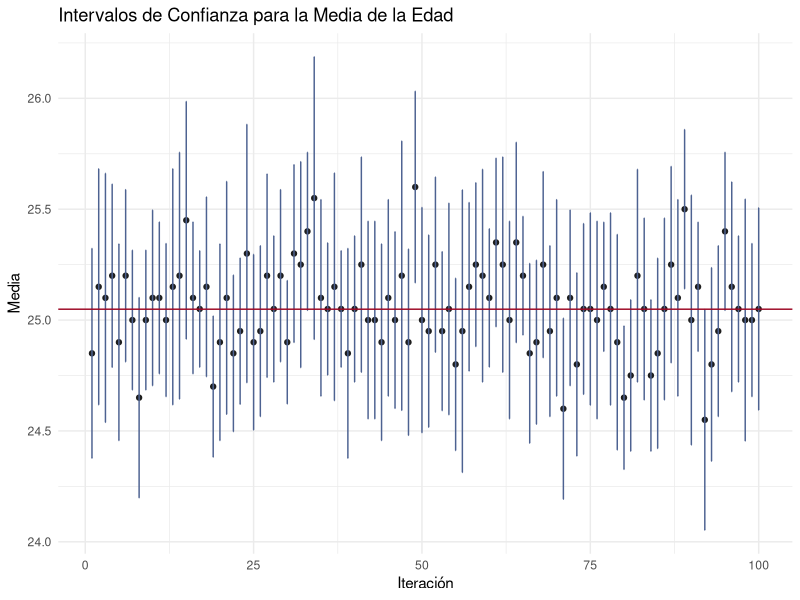
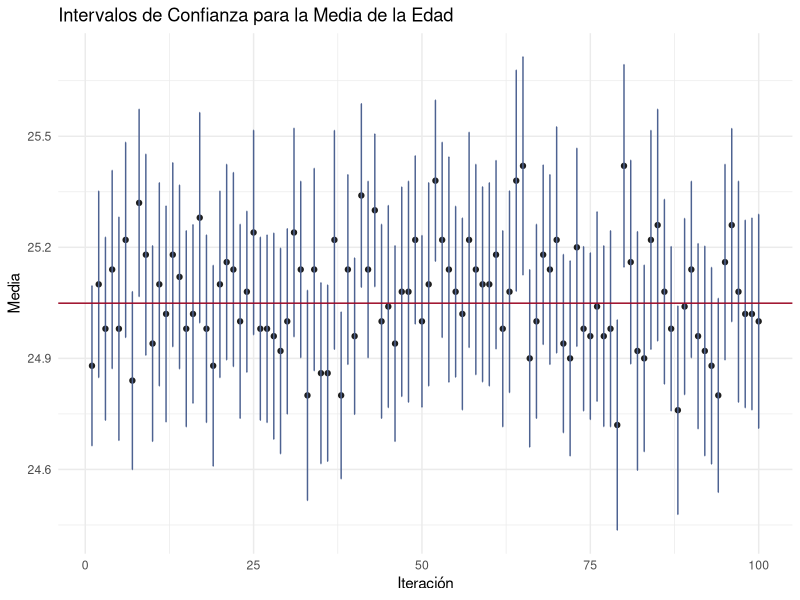
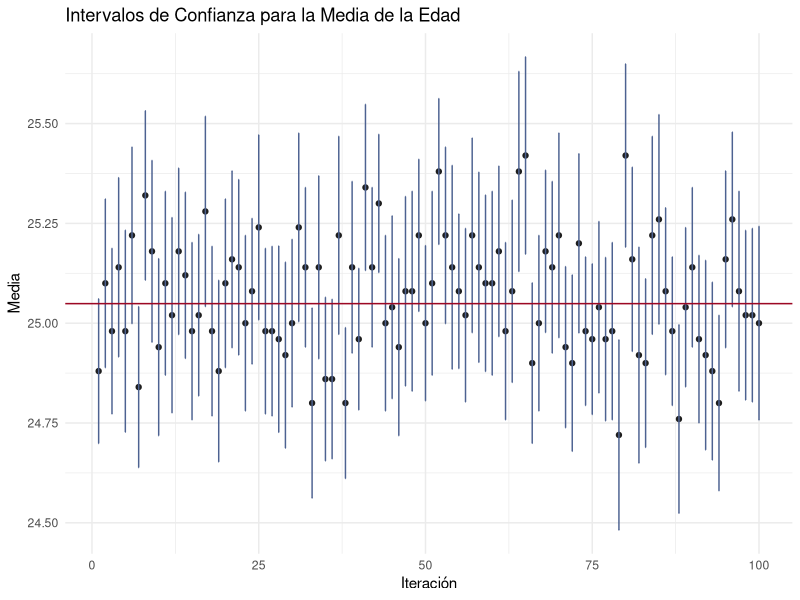
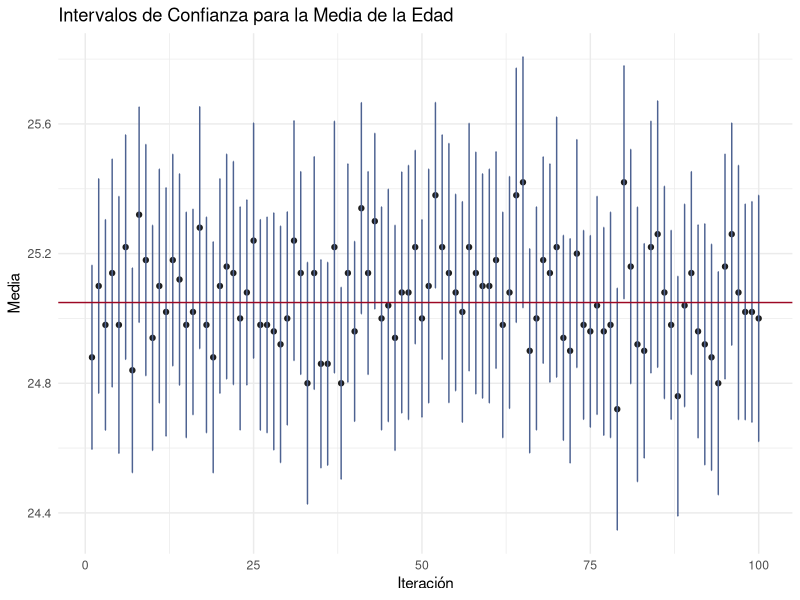
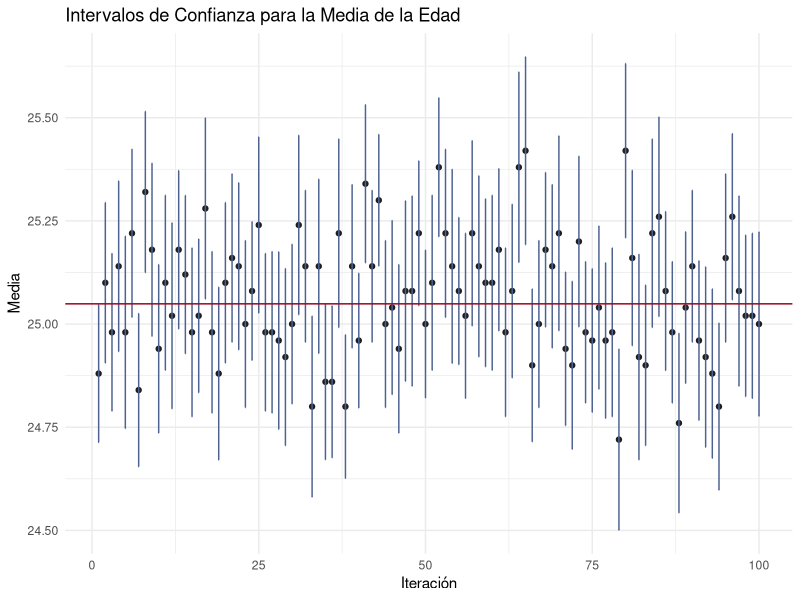

Here is the R script that generated these plots, in order:
## ---- chunk 1
#| echo=T, show=T, eval=T, output=F
library(ggplot2)
library(knitr)
## ---- chunk 2
edad.data <- read.csv("edad.csv")

set.seed(1)
## ---- chunk 3
#| echo=T, show=T, eval=T, output=T
knitr::kable(head(edad.data), caption = "Datos.")
## ---- chunk 4
#| echo=T, show=T, eval=T, output=F

ic_estimation <- function(data = NULL, n=NULL, iter=1000, alpha = 0.05, seed = 1)
    {
        if(is.null(data))
        {
            stop("No se ha proporcionado un conjunto de datos.")
        }

        N <- nrow(data)
        
        if(is.null(n)){n <- N*0.1}
        
        mean.est <- numeric(iter)
        var.est <- numeric(iter)
        lower.ci <- numeric(iter)
        upper.ci <- numeric(iter)
        
        set.seed(seed)
        
        for(i in 1:iter){
          sample <- sample(data$edad, n)
          mean.est[i] <- mean(sample)
          var.est[i] <- (1 - n/N) * (var(sample)/n)
          lower.ci[i] <- mean.est[i] - qnorm(1 - alpha/2) * sqrt(var.est[i])
          upper.ci[i] <- mean.est[i] + qnorm(1 - alpha/2) * sqrt(var.est[i])
        }
        return(data.frame(mean.est, lower.ci, upper.ci))
    }
## ---- chunk 5
plot_ic <- function(df=NULL, mean.est.col = "green", ci_color = "blue", real_col = "red")
    {
        if(is.null(data))
            {
                stop("No se ha proporcionado un conjunto de datos.")
        }
    
        ggplot(df, aes(x = 1:iter, y = mean.est)) +
          geom_point(colour = mean.est.col) +
          geom_errorbar(aes(ymin = lower.ci, ymax = upper.ci), width = 0.1, 
                        colour = ci_color) +
          geom_hline(yintercept = mean(edad.data$edad), color = real_col) +
          labs(title = "Intervalos de Confianza para la Media de la Edad",
               x = "Iteración",
               y = "Media") +
          theme_minimal()
    }
## ---- chunk 6
N <- nrow(edad.data)
n <- 20
iter <- 100
seed <- 1

df <- ic_estimation(data = edad.data, n = n, iter = iter, seed=seed)
## ---- chunk 7
#| label: fig-ic_n20
#| fig-cap: "IC al 95% para la media de la edad con tamaño de muestra 20."

colors <- c("#1E1E1E", "#4D6291", "#9C0824")

plot_ic(df, colors[1], colors[2], colors[3])
## ---- chunk 8
n <- 50
seed <- 2
iter <- 100

df2 <- ic_estimation(data = edad.data, n = n, iter = iter, seed = seed)
## ---- chunk 9
#| label: fig-ic_n50
#| fig-cap: "IC al 95% para la media de la edad con tamaño de muestra 50."

colors <- c("#1E1E1E", "#4D6291", "#9C0824")

plot_ic(df2, colors[1], colors[2], colors[3])
## ---- chunk 10
n <- 50
seed <- 2
iter <- 100
alpha <- 0.1

df3 <- ic_estimation(data = edad.data, n = n, iter = iter, alpha = alpha, seed = seed)
## ---- chunk 11
#| label: fig-ic_n50_IC90
#| fig-cap: "IC al 90% para la media de la edad con tamaño de muestra 50."

colors <- c("#1E1E1E", "#4D6291", "#9C0824")
plot_ic(df3, colors[1], colors[2], colors[3])
## ---- chunk 12
n <- 50
seed <- 2
iter <- 100
alpha <- 0.01

df4 <- ic_estimation(data = edad.data, n = n, iter = iter, alpha = alpha, seed = seed)
## ---- chunk 13
#| label: fig-ic_n50_IC99
#| fig-cap: "IC al 99% para la media de la edad con tamaño de muestra 50."

colors <- c("#1E1E1E", "#4D6291", "#9C0824")
plot_ic(df4, colors[1], colors[2], colors[3])
## ---- chunk 14
n <- 50
seed <- 2
iter <- 100
alpha <- 0.13

df5 <- ic_estimation(data = edad.data, n = n, iter = iter, alpha = alpha, seed = seed)
## ---- chunk 15
#| label: fig-ic_n50_IC87
#| fig-cap: "IC al 87% para la media de la edad con tamaño de muestra 50."

colors <- c("#1E1E1E", "#4D6291", "#9C0824")
plot_ic(df5, colors[1], colors[2], colors[3])
## ---- chunk 16
familias.data <- cbind(c(rep(1, 468), rep(0, 117)))

colnames(familias.data)[1]<- "Baño Interior"  #1 Sí; 0 No

## ---- chunk 17
#| echo=T, show=T, eval=T, output=T
knitr::kable(head(familias.data), caption = "Datos")
## ---- chunk 18
#| echo=T, show=T, eval=T, output=F

N <- 29661
n <- length(familias.data)
alpha <- 0.05

p_mean.est <- mean(familias.data)
p_var.est <- (1-n/N)*(p_mean.est*((1-p_mean.est))/(n-1))
p_lower.ci <- p_mean.est - qnorm(1 - alpha/2) * sqrt(p_var.est)
p_upper.ci <- p_mean.est + qnorm(1 - alpha/2) * sqrt(p_var.est)
## ---- chunk 19
p_mean.est      
p_lower.ci;p_upper.ci  
## ---- chunk 20
#| echo=T, show=T, eval=T, output=F

p_piloto <- 0.75
alpha <- 0.05
sigma_precision <- 0.03

n0 <- (qnorm(1 - alpha/2)^2)*(p_piloto)*(1-p_piloto)/(sigma_precision^2)
## ---- chunk 21
n0
## ---- chunk 22
#| echo=T, show=T, eval=T, output=F

n_est <- n0/(1+ n0/N)
## ---- chunk 23
n_est
## ---- chunk 24
df_estantes <- data.frame(valor = c(40, 42, 44, 45, 49, 51, 54, 53, 57, 58, 60, 61, 61, 61, 62, 61, 63, 63, 66, 67, 68, 70, 74, 77, 84, 85))
## ---- chunk 25
#| echo=T, show=T, eval=T, output=T

N <- 226
n <- length(df_estantes$valor)
alpha <- 0.05

t_mean.est <- (N)* mean(df_estantes$valor)

t_var.est <- N^2*(1- n/N)*(var(df_estantes$valor)/n)
t_lower.ci <- t_mean.est - qnorm(1 - alpha/2) * sqrt(t_var.est)
t_upper.ci <- t_mean.est + qnorm(1 - alpha/2) * sqrt(t_var.est)

t_mean.est
t_lower.ci; t_upper.ci

## ---- chunk 26
#| echo=T, show=T, eval=T, output=T

alpha <- 0.05
t_precision <- 750
t_var.est <- 10.35

n0 <- (qnorm(1 - alpha/2)^2) * N^2 * t_var.est^2 / t_precision^2

n0
## ---- chunk 27
#| echo=T, show=T, eval=T, output=T


t_n <- n0/(1+ n0/N)

t_n
